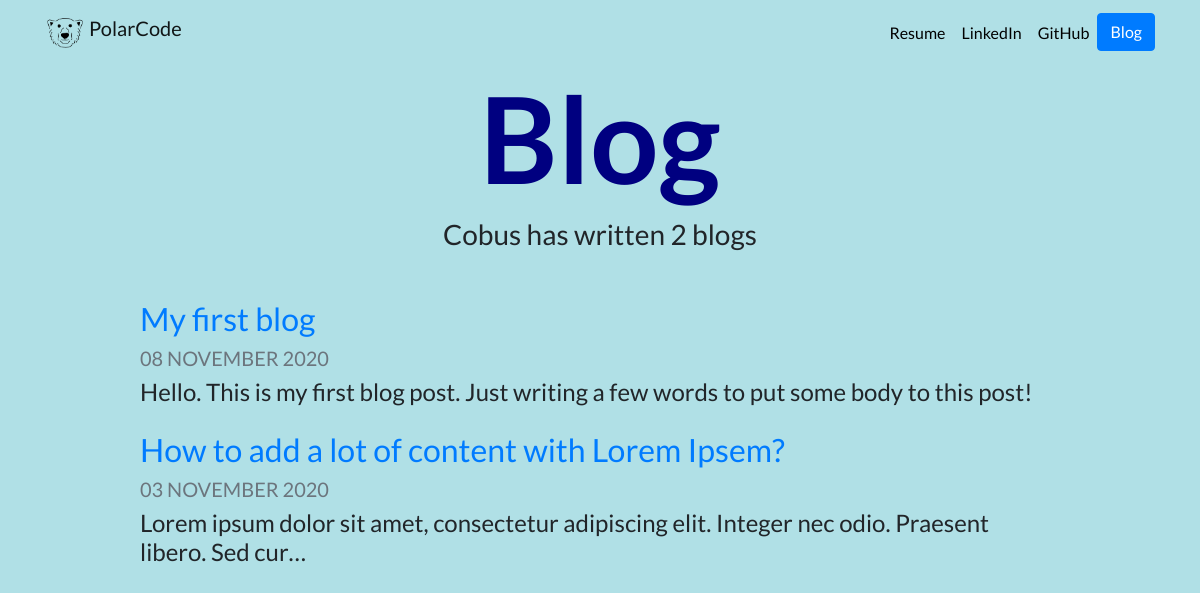
Screenshot of /blog/ with the database file from the repository.
### blog/models.py (models this page shows, shortened)
class Blog(models.Model):
    title = models.CharField(max_length=200)
    description = models.TextField()
    date = models.DateField()

### blog/views.py (the view)
# urls.py: path('', views.all_blogs, name = 'all_blogs'),
def all_blogs(request):
    blogs = Blog.objects.order_by('-date')
    return render(request, 'blog/all_blogs.html', {'blogs':blogs})

### blog/templates/blog/all_blogs.html
{% extends "portfolio/base.html" %}
{% load static %}
{% block content %}
<h1 id="blogtitle" class="font-weight-bold text-center">Blog</h1>
<h3 class="text-center mb-5">Cobus has written {{ blogs.count }} blog{{ blogs.count|pluralize }}</h3>
{% for blog in blogs %}
<div class="row justify-content-center my-3">
  <div class="col-md-10">
    <a href="{% url 'blog:detail' blog.id %}">
      <h2>{{ blog.title }}</h2>
    </a>
    <h5 class="text-muted">{{ blog.date|date:'d F Y'|upper }}</h5>
    <h4>{{ blog.description|striptags|truncatechars:100 }}</h4>
  </div>
</div>
{% endfor %}
{% endblock %}

### portfolio/static/portfolio/custom.css (style rules this page uses)
body { font-family: 'Lato', sans-serif; background-color: #B0E0E6; }
#blogtitle { font-size: 10vw; color: #000080; }

### rows the page displays
Blog: title "My first blog", date "08 NOVEMBER 2020", description "Hello. This is my first blog post. Just writing a few words to put some body to this post!"
Blog: title "How to add a lot of content with Lorem Ipsem?", date "03 NOVEMBER 2020", description "Lorem ipsum dolor sit amet, consectetur adipiscing elit. Integer nec odio. Praesent libero. Sed cur…"

### other values shown
{{ blogs.count }} "2"
